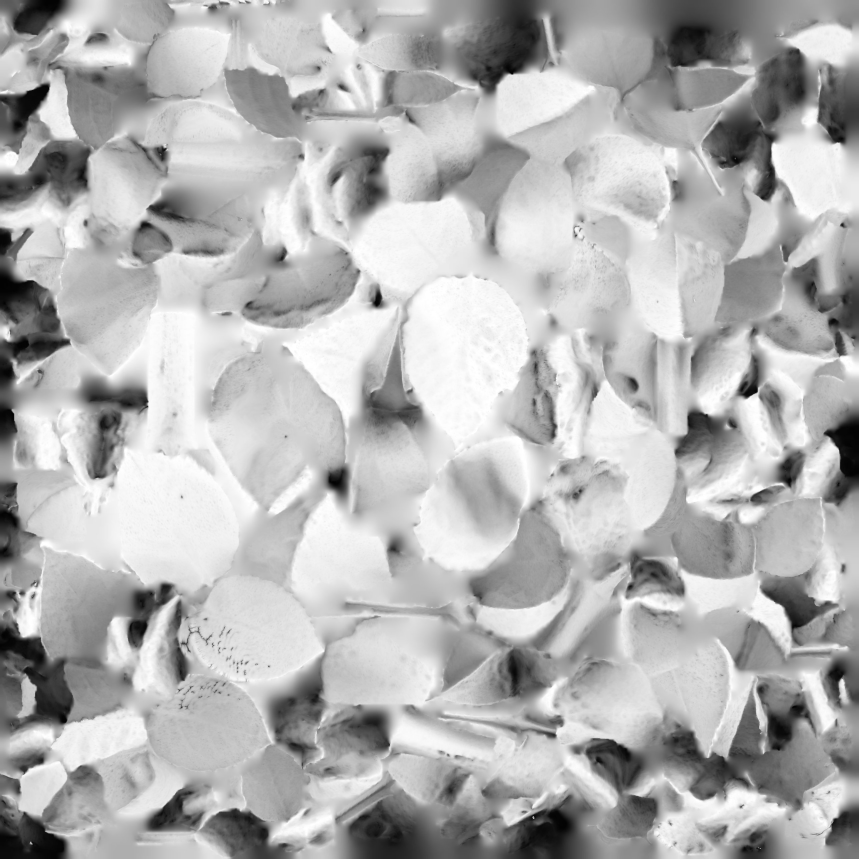
#> input picture data_archive/sources/d4d39c86-image.jpg, 2576 x 2576 px (shown at 1/3 size)
$ python clip_new_backup_pretrans2.py ../data_archive/sources/d4d39c86-image.jpg ../data_archive/sources/a2ae3c42-image.jpg 5 5 ../data_archive/sources/a2ae3c42-image.jpg ../data_archive/sources/a2ae3c42-image.jpg   (older library calls are emulated)
#> lines starting #> are read from the running program, lines starting #| are printed output that depends on the picture; pictures that were not available may be replaced by others from this repository, and a replacement may not be noted
### pipeline/common.py
import cv2, numpy as np, subprocess, os

W, H = (int(x_) for x_ in os.environ.get('DESIGN', '1280x720').split('x'))   # design canvas (720x1280 = 9:16)
FPS = 30
BPM = 100.0
BEAT = 60.0 / BPM


# [8 lines left out: function beat, not called in this run]


class Clip:
    # [17 lines left out: functions __init__, get, not called in this run]


def gradient_lut(stops):
    """stops: list of (pos, (r,g,b)). returns 256x3 BGR float32 LUT 0..1"""
    xs = np.linspace(0, 1, 256)
    lut = np.zeros((256, 3), np.float32)
    ps = [s[0] for s in stops]
    for c in range(3):
        lut[:, 2 - c] = np.interp(xs, ps, [s[1][c] / 255.0 for s in stops])
    return lut


EMBER = gradient_lut([(0.0, (4, 1, 2)), (0.22, (52, 6, 10)), (0.45, (160, 34, 18)),
                      (0.66, (226, 120, 30)), (0.84, (246, 196, 80)), (1.0, (255, 244, 214))])
AMBER = gradient_lut([(0.0, (6, 2, 1)), (0.3, (90, 22, 8)), (0.6, (214, 112, 26)),
                      (0.85, (250, 205, 110)), (1.0, (255, 250, 232))])


def luma(img):
    return (img[..., 0] * 0.114 + img[..., 1] * 0.587 + img[..., 2] * 0.299)


# [24 lines left out: functions grade_map, warm_split, bloom, not called in this run]


def vignette(h=H, w=W, k=0.55):
    y, x = np.mgrid[0:h, 0:w].astype(np.float32)
    x = (x - w / 2) / (w / 2)
    y = (y - h / 2) / (h / 2)
    r = np.sqrt(x * x * 0.8 + y * y)
    return np.clip(1 - k * r ** 2.2, 0, 1)[..., None].astype(np.float32)


_rng = np.random.default_rng(7)


# [5 lines left out: function grain, not called in this run]


def tonemap(img):
    # soft shoulder so highlights roll off instead of clipping (pristine look)
    return 1 - np.exp(-np.clip(img, 0, None) * 1.25) * 1.0 if False else np.clip(img / (1 + np.clip(img - 0.85, 0, None)), 0, 1)


class Writer:
    def __init__(self, path, stills_dir=None, still_frames=()):
        self.path, self.p = path, None                 # ffmpeg starts on the first frame (size taken from it)
        self.stills_dir, self.still_frames, self.i = stills_dir, set(still_frames), 0
        if stills_dir:
            os.makedirs(stills_dir, exist_ok=True)

    # [25 lines left out: functions write, close, not called in this run]


def soft_pulse(t, attack=0.12, release=0.45):
    """Delicate pulse: smooth rise (attack s) and gentle fall (release s) per beat, no hard edges.
    Stand-in for a smoothed audio envelope (RMS / low band) once the real track is in."""
    ph = t % BEAT
    up = np.clip(ph / attack, 0, 1)
    up = up * up * (3 - 2 * up)
    down = np.exp(-max(0.0, ph - attack) / release)
    bar = int(t / BEAT) % 4
    acc = 1.0 if (bar == 0 or os.environ.get('PULSE_NOACC')) else 0.7
    # blend from the tail of the previous beat so there is no step at the beat boundary
    prev_tail = np.exp(-(ph + BEAT - attack) / release)
    return float(max(up * down, prev_tail * (1 - up)) * acc)


# [21 lines left out: function halftone_color, not called in this run]

### pipeline/sheet_loop2.py
"""3D dot sheet, 15 s seamless loop, v2.
Fixes/additions vs loop v1:
 - no seams: each dot is split smoothly between the two nearest focus levels (no snapping)
 - no exposed edge: sheet starts right under the camera and is wider at the sides
 - steadier brightness: pass 1 measures each frame's brightness from the dots themselves,
   pass 2 applies a smoothed, loop-wrapped correction (partial, so the landscape still breathes)
 - subtle twinkle: individual ground-anchored dots glint; periodic per loop (seamless)
 - dust: ~1/3 as many specks, much smaller and fainter
Look, palette, tempo, horizon (1/4), travel and loop logic as loop v1."""
import sys
import opensimplex
from common import *

opensimplex.seed(70)
#> (this line was passed over: opensimplex is not available in this run)


def hexrgb(h):
    return tuple(int(h[i:i + 2], 16) for i in (0, 2, 4))


PAL = gradient_lut([(0.00, hexrgb('5A0620')), (0.14, hexrgb('8A0A34')), (0.30, hexrgb('C2183F')),
                    (0.48, hexrgb('D8542C')), (0.64, hexrgb('E8A322')), (0.80, hexrgb('F6B93A')),
                    (0.92, hexrgb('FFDC96')), (1.00, hexrgb('FFF1D8'))])
HAZE = np.array(hexrgb('E39A3C')[::-1], np.float32) / 255
DEEP = np.array(hexrgb('4A0418')[::-1], np.float32) / 255

FPX = H * 1.05
CAMY = 1.05
ZNEAR, ZFAR = 0.12, 20.0                       # sheet now starts under the camera (no exposed near edge)
DXW, DZW = 0.032, 0.040
S = 0.8
RES = 0.035
HORIZON = 0.25
LOOP = 15.0
SPEED = 0.78

rows = np.arange(ZNEAR, ZFAR, DZW, dtype=np.float32)
pts_x, pts_z, pts_c = [], [], []
for z in rows:
    half = max(z, 0.5) * (W / 2) / FPX * 1.3 + 1.4    # wider margin: camera sway never reveals the sides
    xs = np.arange(-half, half, DXW, dtype=np.float32)
    pts_x.append(xs); pts_z.append(np.full_like(xs, z))
PX = np.concatenate(pts_x); PZ = np.concatenate(pts_z)
COL_ID = np.round(PX / DXW).astype(np.int64)
UA, UB = PX.min() * S - 3, PX.max() * S + 3
VA, VB = PZ.min() * S - 3, PZ.max() * S + 8
uu = np.arange(UA, UB, RES); vv = np.arange(VA, VB, RES)


def lattice(z, sc=1.0):
    return opensimplex.noise3array(uu * sc, vv * sc, np.array([z]))[0].astype(np.float32)


# [21 lines left out: functions sample, field_raw, shape, not called in this run]


# ---- timing (identical to loop v1) ----
N = int(LOOP * FPS)
taus, trav = [0.0], [0.0]
for _i in range(N):
    _p = soft_pulse(_i / FPS)
    taus.append(taus[-1] + (1.0 + 1.6 * _p) / FPS)
    trav.append(trav[-1] + SPEED * (1.0 + 0.30 * _p) / FPS)
TAU_T = taus[N]
D = round(trav[N] / DZW) * DZW
ROWS_PER_LOOP = int(round(D / DZW))
trav = [x * D / trav[N] for x in trav]
TX = 4.0


# [24 lines left out: functions frame_field, hash01, twinkle, not called in this run]


# ---- dust: fewer, finer ----
rng = np.random.default_rng(11)
ND = 110
DX = rng.uniform(-3.5, 3.5, ND).astype(np.float32)
DY = rng.uniform(-0.3, 1.2, ND).astype(np.float32)
DZMIN, DZRANGE = 0.3, 7.5
DZ0 = rng.uniform(0, DZRANGE, ND).astype(np.float32)
DPH = rng.uniform(0, 6.28, ND).astype(np.float32)
DK = rng.integers(1, 3, ND).astype(np.float32)


# [15 lines left out: functions dust_z, splat, not called in this run]


def disc(r):
    k = int(np.ceil(r)) * 2 + 1
    yy, xx = np.mgrid[:k, :k] - k // 2
    rr = np.sqrt(xx * xx + yy * yy)
    d = np.clip(r + 0.5 - rr, 0, 1).astype(np.float32)
    d[rr > r - 0.8] *= 1.25
    return d / d.sum()


LEVELS = [('g', 0.7), ('g', 1.3), ('g', 2.2), ('d', 2.2), ('d', 3.6), ('d', 5.5), ('d', 8.0), ('d', 11.5)]
KER = {L: disc(r) for L, (k, r) in enumerate(LEVELS) if k == 'd'}
RAD = np.array([r if k == 'g' else r * 2 for k, r in LEVELS])
LRAD = np.log(RAD)
vig = vignette(k=0.45)
APER = 10.0
NEAR_GAIN = 9.0
GLOW = 1.0
EXP = 1.7
PITCH = float(np.arctan((0.5 - HORIZON) * H / FPX) + np.arctan(CAMY / 15.5))
CP, SP = np.cos(PITCH), np.sin(PITCH)
ZF = CAMY / np.tan(PITCH + 0.12) * 1.6


# [74 lines left out: functions geometry, brightness_proxy, render, not called in this run]


# [17 lines that do not run on import are left out]

### archive_backups/clip_new_backup_pretrans2.py
"""Motion tests for new footage in the locked halftone look (fixed screen grid, light from the footage).
usage: python3 clip_new.py src.mp4 depthdir start n mode out.mp4    mode: leaf | water | fireworks
depthdir holds stabilised 16-bit depth for frames start..start+n-1, named d0000.. (from the clip's own start)."""
import sys, os, glob
import numpy as np, cv2
import common
common.FPS = 25
import depth_sheet as DS
from common import W, H, Writer

src, dd, a, n, mode, out = sys.argv[1], sys.argv[2], int(sys.argv[3]), int(sys.argv[4]), sys.argv[5], sys.argv[6]
cap = cv2.VideoCapture(src)
for _ in range(a):
    cap.grab()
frames = []; SNOWF = []
for _ in range(n):
    ok, fr = cap.read()
    h0, w0 = fr.shape[:2]
    if w0 / h0 > 16 / 9 + 0.01:                                    # centre-crop 2048x1080 -> 16:9
        cw = int(round(h0 * 16 / 9)); x0 = (w0 - cw) // 2; fr = fr[:, x0:x0 + cw]
    if mode == 'snow':                               # snow needs only the full-res luma (memory)
        SNOWF.append(cv2.cvtColor(fr, cv2.COLOR_BGR2GRAY)); frames.append(np.zeros((H, W, 3), np.uint8)) if not frames else frames.append(frames[0])
    else:
        frames.append(cv2.resize(fr, (W, H), interpolation=cv2.INTER_AREA))
#> this loop made 5 passes
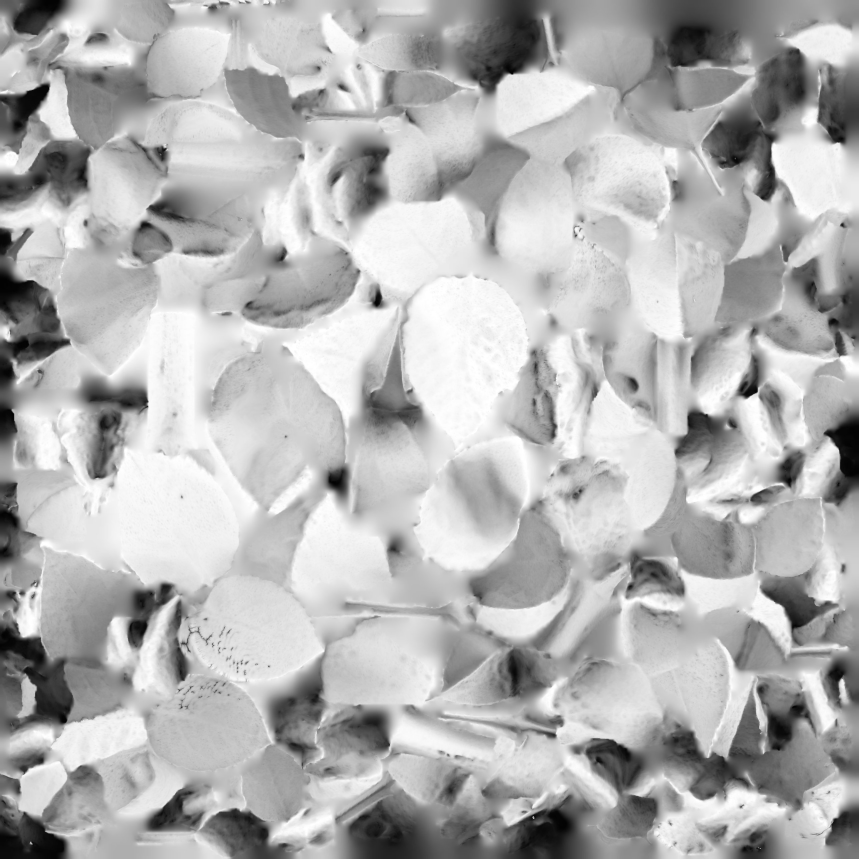
#> input picture data_archive/sources/d4d39c86-image.jpg, 2576 x 2576 px (shown at 1/3 size)
#> fr is the input picture: shape (2576, 2576, 3); min 0, max 255, mean 179.1
#> after the loop, SNOWF = []; frames = 5 items
DOFF = int(os.environ.get('DEPTH_OFFSET', '0'))
def ldep(i):                                       # depth loaded per frame (a full clip in memory OOMs)
#> called with i = 0
    if dd == 'none':
        return np.full((H, W), 0.5, np.float32)
    return cv2.resize(cv2.imread(f'{dd}/d{i + DOFF:04d}.png', -1).astype(np.float32) / 65535, (W, H))
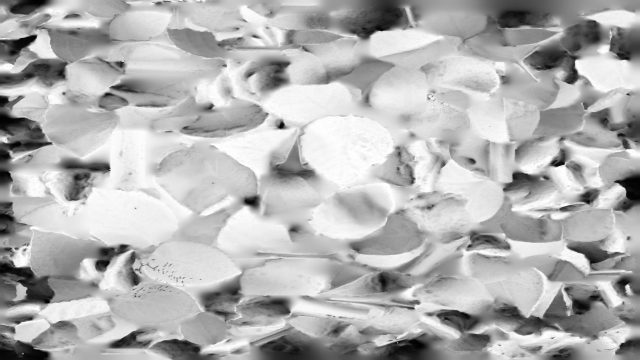
#> returned value: shape (720, 1280, 3) float32 (shown at 1/2 size); min 1.47e-05, max 0.00389, mean 0.00273; drawn with min black and max white
# one range for the whole clip (no pumping)
_smp = [ldep(i) for i in range(0, n, 5)]
dlo = np.median([np.percentile(x, 2) for x in _smp]); dhi = np.median([np.percentile(x, 99.7) for x in _smp]); del _smp
#> after `dlo = np.median([np.percentile(x, 2) for x in _smp])`: dlo = 0.000547
#> after `dhi = np.median([np.percentile(x, 99.7) for x in _smp])`: dhi = 0.00388
gs = [(f.max(2) if mode == 'fireworks' else cv2.cvtColor(f, cv2.COLOR_BGR2GRAY)) for f in frames]   # uint8 (memory)
#> gs = 5 items
LREF = float(os.environ['LREF']) if os.environ.get('LREF') else max(np.percentile(np.stack(gs[::5]), 99.5) / 255, 0.2)
#> LREF = 0.992
wr = Writer(out, None, [])
ST = {}; SK = {}
IDS = None
if os.environ.get('TRANS'):                      # surface transition (water): in from upstream, out downstream
    BT = 60.0 / 146; TL = float(os.environ.get('CLIPLEN', n / 25.0))
    fdx, fdy = (float(x_) for x_ in os.environ.get('FLOW_DIR', '-1,0').split(','))
    if os.environ.get('SOFT'):                     # ripple-paced: long sweep, gentle flights (16 beats in, 16 out)
        DS.TRANS.update(dict(mode='flow', kind='surface', soft=True, fdir=(fdx, fdy), ripple_wl=320.0, ripple_v=83.0,
                             in0=0.0, in_spread=5.5 * BT, in_dur=4.5 * BT,
                             out0=TL - 4.4, out_spread=5.5 * BT, out_dur=4.5 * BT))
    else:
        DS.TRANS.update(dict(mode='flow', kind='surface', fdir=(fdx, fdy),
                             in0=0.0, in_spread=2.2 * BT, in_dur=1.9 * BT,
                             out0=TL - 2.0, out_spread=2.2 * BT, out_dur=1.9 * BT))
    gx_, gy_ = DS.lattice(); IDS = np.arange(gx_.size, dtype=np.int64)   # fixed grid: stable identities
TRAIL = mode == 'leaf' and os.environ.get('TRAIL')
if TRAIL:
    # trailing sparkles: shed from the leaf with its velocity, slowed by air drag -> they fall behind along its path
    prng = np.random.default_rng(7)
    P_x = np.zeros(0); P_y = np.zeros(0); P_vx = np.zeros(0); P_vy = np.zeros(0); P_age = np.zeros(0)
    P_life = np.zeros(0); P_ph = np.zeros(0); P_fq = np.zeros(0); P_c = np.zeros(0); P_sw = np.zeros(0)
    prev_c = None; vel_s = np.zeros(2)
    SPAWN = int(os.environ.get('TRAIL_N', '34'))
for i in range(n):
    d = np.clip((ldep(i) - dlo) / (dhi - dlo + 1e-6), 0, 1)
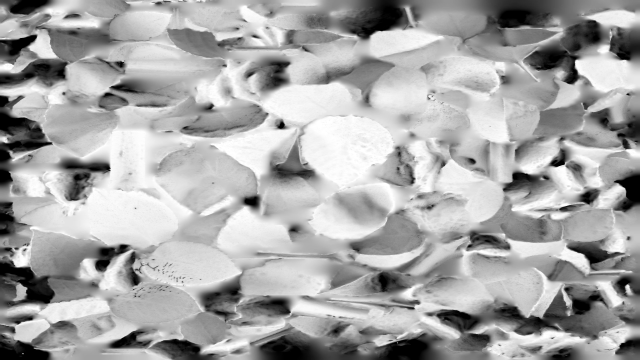
#> d: shape (720, 1280, 3) float32 (shown at 1/2 size); min 0, max 1, mean 0.658
    g = gs[i].astype(np.float32) / 255; lum = g / LREF
    if mode == 'leaf':
        lit = (cv2.GaussianBlur(g, (0, 0), 1.5) > 0.05).astype(np.uint8)
        lit = cv2.morphologyEx(lit, cv2.MORPH_CLOSE, cv2.getStructuringElement(cv2.MORPH_ELLIPSE, (15, 15)))
        mt = cv2.GaussianBlur(cv2.dilate(lit, np.ones((3, 3), np.uint8)).astype(np.float32), (0, 0), 1.2)
        dep = np.clip(d * mt / 0.85, 0, 1)
    elif mode in ('water', 'scene'):
        dep = 0.30 + 0.70 * d
        DW = float(os.environ.get('DEPTH_LIGHT', '0'))          # nearer = brighter (the hero pops, the far falls back)
        if DW > 0:
            lum = lum * ((1 - DW) + DW * np.clip(cv2.GaussianBlur(d, (0, 0), 3) / 0.8, 0, 1.15))
    elif mode == 'snow':
        # every flake its own particle, shaped by its own streak (full-res detection); faint flakes fade, never pop
        gfu = SNOWF[i].astype(np.float32) / 255
        hp = gfu - cv2.GaussianBlur(gfu, (0, 0), 4)
        T0 = float(os.environ.get('SNOW_T', '0.025'))
        bw = (hp > T0 * 0.7).astype(np.uint8)
        n_, lab, st_, _ = cv2.connectedComponentsWithStats(bw, 8)
        U, V, Wt, Ci = [], [], [], []
        for k in range(1, n_):
            if st_[k, cv2.CC_STAT_AREA] < 2:
                continue
            x0, y0, w0, h0 = st_[k, :4]
            sub = (lab[y0:y0 + h0, x0:x0 + w0] == k) * hp[y0:y0 + h0, x0:x0 + w0]
            pk = sub.max(); flux = sub.sum(); yy_, xx_ = np.nonzero(sub); ww = sub[yy_, xx_]
            cx_ = (xx_ * ww).sum() / ww.sum() + x0; cy_ = (yy_ * ww).sum() / ww.sum() + y0
            if len(xx_) > 2:
                cov = np.cov(np.stack([xx_, yy_]), aweights=ww + 1e-6); ev, evec = np.linalg.eigh(cov)
                Lf = 2.2 * np.sqrt(max(ev[1], 0.05)); ax = evec[:, 1]
            else:
                Lf = 0.5; ax = np.array([1.0, 0.0])
            npt = int(np.clip(Lf / 0.8, 1, 14)); ts = np.linspace(-1, 1, npt) if npt > 1 else np.zeros(1)
            prof = 1 - 0.6 * ts ** 2
            soft = np.clip((pk - T0 * 0.7) / (T0 * 0.8), 0, 1)
            U.append(cx_ + ax[0] * ts * Lf * 0.5); V.append(cy_ + ax[1] * ts * Lf * 0.5); Wt.append(flux ** 0.75 * prof / prof.sum() * soft)
            hsh = (int(cx_ * 7.3) * 73856093 ^ int(cy_ * 3.1) * 19349663) % 1000 / 1000.0    # colour: silver mostly, some gold
            Ci.append(np.full(npt, 236 + 19 * hsh if hsh < 0.75 else 200 + 32 * hsh))
        if U:
            sc_ = W / SNOWF[i].shape[1]
            DS.EXTRA.update(u=np.concatenate(U) * sc_, v=np.concatenate(V) * sc_, w=np.concatenate(Wt) * float(os.environ.get('SNOW_K', '2.6')),
                            col=DS.L.PAL[np.concatenate(Ci).astype(np.uint8)])
        else:
            DS.EXTRA.clear()
        dep = np.zeros_like(g); lum = np.zeros_like(g)
    elif mode == 'depthsubj':
        # pale subject against a light sky: depth says what is subject, colour gives the fine edge, sky -> black;
        # the flat dark branch gets form from its own shape (rounded shading, backlit rim, micro-contrast)
        import mattes
        frw = frames[i]
        g8 = cv2.resize(gs[i], (640, 360), interpolation=cv2.INTER_AREA)
        mm, ab = mattes.depth_matte(d, g8, lift=float(os.environ.get('DS_LIFT', '0.07')))
        f32 = frw.astype(np.float32) / 255
        sm_ = cv2.resize(f32, (160, 90), interpolation=cv2.INTER_AREA); msk = cv2.resize(mm, (160, 90)) < 0.05
        yq, xq = np.mgrid[0:90, 0:160].astype(np.float32); xq = xq / 160 - 0.5; yq = yq / 90 - 0.5
        Bq = np.stack([np.ones_like(xq), xq, yq, xq * xq, xq * yq, yq * yq], -1)
        cq = np.stack([np.linalg.lstsq(Bq[msk], sm_[..., c][msk], rcond=None)[0] for c in range(3)])
        if 'cq' in SK:
            cq = 0.75 * SK['cq'] + 0.25 * cq                         # sky model eased over time (no flicker)
        SK['cq'] = cq
        skyc = np.stack([cv2.resize((Bq @ cq[c]).astype(np.float32), (W, H), interpolation=cv2.INTER_CUBIC) for c in range(3)], -1)
        dist = np.sqrt(((cv2.GaussianBlur(f32, (0, 0), 0.8) - skyc) ** 2).sum(-1))
        c0, c1 = (float(x_) for x_ in os.environ.get('SKYKEY', '0.05,0.13').split(','))
        al = np.clip((dist - c0) / (c1 - c0), 0, 1); al = al * al * (3 - 2 * al)
        near_ = cv2.GaussianBlur(cv2.dilate(mm, np.ones((21, 21), np.uint8)), (0, 0), 4)
        mm = al * np.clip(near_, 0, 1)
        sel = mm > 0.5
        ref = np.percentile(g[sel], float(os.environ.get('DS_REFP', '80'))) if sel.sum() > 100 else SK.get('ref', 0.6)
        if 'ref' in SK:
            ref = 0.9 * SK['ref'] + 0.1 * ref                         # exposure eased (no pumping)
        SK['ref'] = ref
        lum = np.clip(g / ref, 0, 1.2) * mm
        if os.environ.get('DBG'):
            print('DBG', i, 'mm %.4f al %.4f near %.4f ref %.3f sky %.3f' % (mm.mean(), al.mean(), near_.mean(), ref, skyc.mean()), flush=True)
        if float(os.environ.get('BRANCH_DETAIL', '0')) > 0:
            br = mm * np.clip((0.42 - g / ref) / 0.22, 0, 1)
            bb = (br > 0.5).astype(np.uint8)
            dt = cv2.distanceTransform(bb, cv2.DIST_L2, 5)
            hw = cv2.GaussianBlur(cv2.dilate(dt, cv2.getStructuringElement(cv2.MORPH_ELLIPSE, (31, 31))), (0, 0), 4) + 1e-3
            rr_ = np.clip(dt / hw, 0, 1)
            gy_, gx_ = np.gradient(cv2.GaussianBlur(dt, (0, 0), 1.5)); gn = np.sqrt(gx_ ** 2 + gy_ ** 2) + 1e-6
            side = 1 - rr_
            nx, ny = -gx_ / gn * side, -gy_ / gn * side; nz = np.sqrt(np.clip(1 - side ** 2, 0, 1))
            Lb = np.array([-0.55, -0.6, 0.58]); Lb /= np.linalg.norm(Lb)
            shade = np.clip(nx * Lb[0] + ny * Lb[1] + nz * Lb[2], 0, 1)
            rimb = side ** 5 * bb
            cl = cv2.createCLAHE(4.0, (16, 16)).apply(gs[i]).astype(np.float32) / 255
            micro = np.clip((cl - cv2.GaussianBlur(cl, (0, 0), 3)) * 4 + 0.5, 0, 1)
            blum = (0.06 + float(os.environ.get('BRANCH_SHADE', '0.62')) * shade ** 1.6) * (0.75 + 0.5 * micro) \
                + float(os.environ.get('BRANCH_RIM', '0.7')) * rimb
            bs = cv2.GaussianBlur(br, (0, 0), 1.0)
            lum = lum * (1 - bs) + blum * bs
        dep = mm * (0.45 + 0.55 * d)
    elif mode == 'silh':
        # backlit silhouettes: smooth sky model (quadratic, eased over time so it can't flicker) -> sky to black,
        # plants carry a rim light at the sky edge + their own light and texture
        gb = cv2.GaussianBlur(g, (0, 0), 1.0)
        sm = cv2.resize(gb, (192, 108), interpolation=cv2.INTER_AREA)
        det = np.abs(sm - cv2.GaussianBlur(sm, (0, 0), 2))
        cand = (sm > np.percentile(sm, 60) * 0.9) & (det < 0.04) & (sm > 0.25)
        yy, xx = np.mgrid[0:108, 0:192].astype(np.float32); xx /= 192; yy /= 108
        Bs = np.stack([np.ones_like(xx), xx, yy, xx * xx, xx * yy, yy * yy], -1)
        coef = np.linalg.lstsq(Bs[cand], sm[cand], rcond=None)[0]; skylo_ = 0.75 * np.median(sm[cand])
        if 'coef' in SK:
            coef = 0.8 * SK['coef'] + 0.2 * coef; skylo_ = 0.8 * SK['skylo'] + 0.2 * skylo_
        SK['coef'] = coef; SK['skylo'] = skylo_
        sky = cv2.resize(np.clip(Bs @ coef, skylo_, 1.0).astype(np.float32), (W, H), interpolation=cv2.INTER_CUBIC)
        T = sky * float(os.environ.get('SILH_T', '0.72'))
        m = cv2.GaussianBlur(np.clip((T - gb) / (0.12 * sky), 0, 1), (0, 0), 1.0)
        edge = np.clip(cv2.GaussianBlur(np.abs(cv2.Laplacian(cv2.GaussianBlur(m, (0, 0), 1.5), cv2.CV_32F)), (0, 0), 1.5) * 9, 0, 1)
        rim = edge * m ** 0.3
        tex = np.clip(np.abs(gb - cv2.GaussianBlur(gb, (0, 0), 4)) / sky * 5, 0, 1)
        own = np.clip(gb / (0.6 * sky), 0, 1) ** 0.9
        lum = np.clip(m * (float(os.environ.get('SILH_IN', '0.6')) * own + float(os.environ.get('SILH_TEX', '0.45')) * tex)
                      + float(os.environ.get('SILH_RIM', '1.1')) * rim, 0, 1.2)
        dep = m * (0.45 + 0.55 * d)
    else:
        pres = np.clip(cv2.GaussianBlur(g, (0, 0), 1.2) / 0.08, 0, 1)
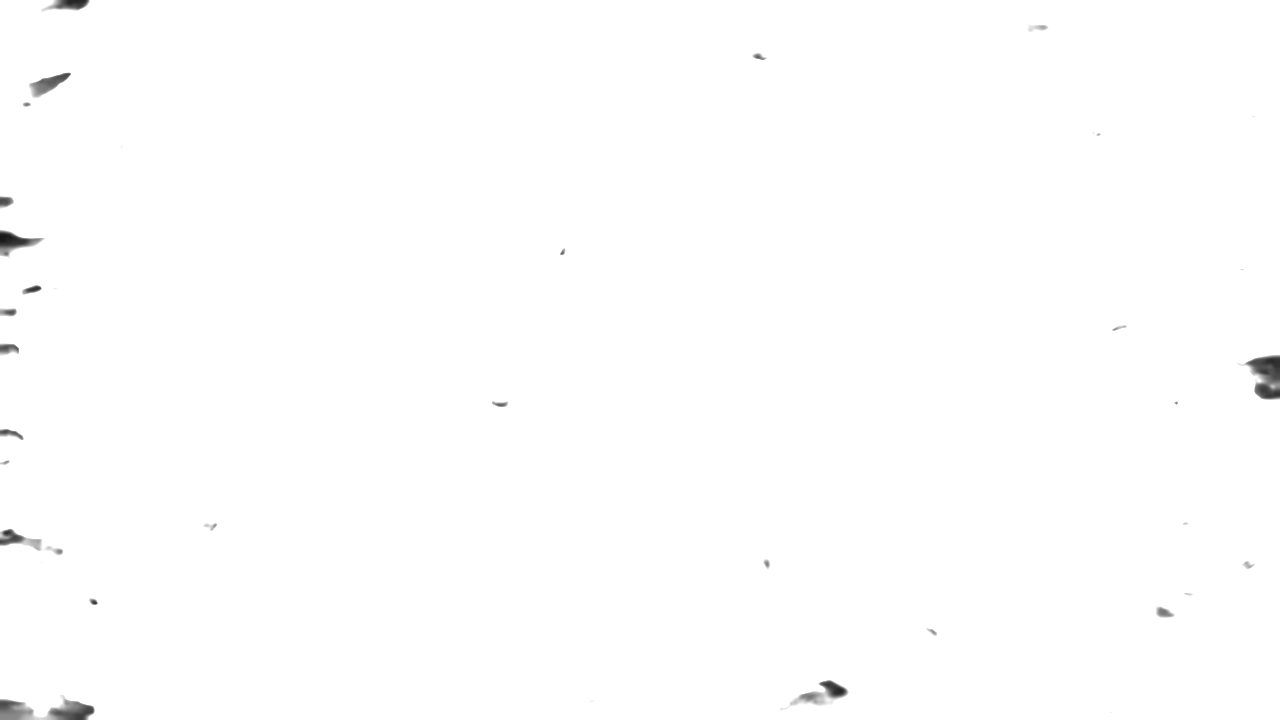
#> pres: shape (720, 1280) float32; min 0.0981, max 1, mean 0.996
        if os.environ.get('SPARKMASK'):
            # keep sparks (sharp, bright, high-contrast) and their near glow; drop soft diffuse puffs (smoke / haze)
            hp_ = g - cv2.GaussianBlur(g, (0, 0), 3)
            keep = np.maximum(np.clip((hp_ - 0.02) / 0.04, 0, 1), np.clip((g - 0.62) / 0.2, 0, 1))
            if os.environ.get('SPARKMASK') == 'wide':
                keep = cv2.GaussianBlur(cv2.dilate(keep, cv2.getStructuringElement(cv2.MORPH_ELLIPSE, (9, 9))), (0, 0), 1.5)
            else:                                        # tight: the sparks' own detail only (smoke can't ride along)
                keep = cv2.GaussianBlur(keep, (0, 0), 1.2)
            pres = pres * np.clip(keep * 1.4, 0, 1)
#> (the run stopped early here; a loop or call above may not have finished)
